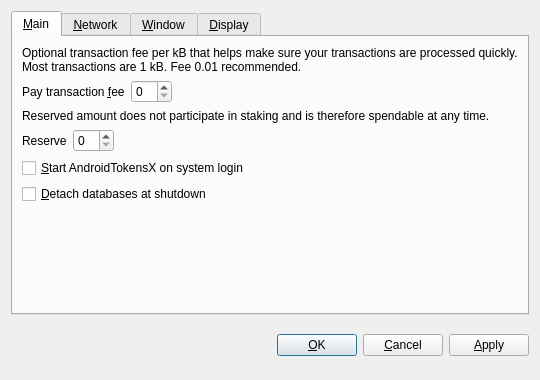
<?xml version="1.0" encoding="UTF-8"?>
<ui version="4.0">
 <class>OptionsDialog</class>
 <widget class="QDialog" name="OptionsDialog">
  <property name="geometry">
   <rect>
    <x>0</x>
    <y>0</y>
    <width>540</width>
    <height>380</height>
   </rect>
  </property>
  <property name="windowTitle">
   <string>Options</string>
  </property>
  <property name="modal">
   <bool>true</bool>
  </property>
  <layout class="QVBoxLayout" name="verticalLayout">
   <item>
    <widget class="QTabWidget" name="tabWidget">
     <property name="tabPosition">
      <enum>QTabWidget::North</enum>
     </property>
     <property name="currentIndex">
      <number>0</number>
     </property>
     <widget class="QWidget" name="tabMain">
      <attribute name="title">
       <string>&amp;Main</string>
      </attribute>
      <layout class="QVBoxLayout" name="verticalLayout_Main">
       <item>
        <widget class="QLabel" name="transactionFeeInfoLabel">
         <property name="text">
          <string>Optional transaction fee per kB that helps make sure your transactions are processed quickly. Most transactions are 1 kB. Fee 0.01 recommended.</string>
         </property>
         <property name="textFormat">
          <enum>Qt::PlainText</enum>
         </property>
         <property name="wordWrap">
          <bool>true</bool>
         </property>
        </widget>
       </item>
       <item>
        <layout class="QHBoxLayout" name="horizontalLayoutFee">
         <item>
          <widget class="QLabel" name="transactionFeeLabel">
           <property name="text">
            <string>Pay transaction &amp;fee</string>
           </property>
           <property name="textFormat">
            <enum>Qt::PlainText</enum>
           </property>
           <property name="buddy">
            <cstring>transactionFee</cstring>
           </property>
          </widget>
         </item>
         <item>
          <widget class="BitcoinAmountField" name="transactionFee"/>
         </item>
         <item>
          <spacer name="horizontalSpacerFee">
           <property name="orientation">
            <enum>Qt::Horizontal</enum>
           </property>
           <property name="sizeHint" stdset="0">
            <size>
             <width>40</width>
             <height>20</height>
            </size>
           </property>
          </spacer>
         </item>
        </layout>
       </item>
       <item>
        <widget class="QLabel" name="reserveBalanceInfoLabel">
         <property name="text">
          <string>Reserved amount does not participate in staking and is therefore spendable at any time.</string>
         </property>
         <property name="textFormat">
          <enum>Qt::PlainText</enum>
         </property>
         <property name="wordWrap">
          <bool>true</bool>
         </property>
        </widget>
       </item>
       <item>
        <layout class="QHBoxLayout" name="horizontalLayoutReserveBalance">
         <item>
          <widget class="QLabel" name="reserveBalanceLabel">
           <property name="text">
            <string>Reserve</string>
           </property>
           <property name="textFormat">
            <enum>Qt::PlainText</enum>
           </property>
           <property name="buddy">
            <cstring>reserveBalance</cstring>
           </property>
          </widget>
         </item>
         <item>
          <widget class="BitcoinAmountField" name="reserveBalance"/>
         </item>
         <item>
          <spacer name="horizontalSpacerReserveBalance">
           <property name="orientation">
            <enum>Qt::Horizontal</enum>
           </property>
           <property name="sizeHint" stdset="0">
            <size>
             <width>40</width>
             <height>20</height>
            </size>
           </property>
          </spacer>
         </item>
        </layout>
       </item>
       <item>
        <widget class="QCheckBox" name="bitcoinAtStartup">
         <property name="toolTip">
          <string>Automatically start AndroidTokensX after logging in to the system.</string>
         </property>
         <property name="text">
          <string>&amp;Start AndroidTokensX on system login</string>
         </property>
        </widget>
       </item>
       <item>
        <widget class="QCheckBox" name="detachDatabases">
         <property name="toolTip">
          <string>Detach block and address databases at shutdown. This means they can be moved to another data directory, but it slows down shutdown. The wallet is always detached.</string>
         </property>
         <property name="text">
          <string>&amp;Detach databases at shutdown</string>
         </property>
        </widget>
       </item>
       <item>
        <spacer name="verticalSpacer_Main">
         <property name="orientation">
          <enum>Qt::Vertical</enum>
         </property>
         <property name="sizeHint" stdset="0">
          <size>
           <width>20</width>
           <height>40</height>
          </size>
         </property>
        </spacer>
       </item>
      </layout>
     </widget>
     <widget class="QWidget" name="tabNetwork">
      <attribute name="title">
       <string>&amp;Network</string>
      </attribute>
      <layout class="QVBoxLayout" name="verticalLayout_Network">
       <item>
        <widget class="QCheckBox" name="mapPortUpnp">
         <property name="toolTip">
          <string>Automatically open the AndroidTokensX client port on the router. This only works when your router supports UPnP and it is enabled.</string>
         </property>
         <property name="text">
          <string>Map port using &amp;UPnP</string>
         </property>
        </widget>
       </item>
       <item>
        <widget class="QCheckBox" name="connectSocks">
         <property name="toolTip">
          <string>Connect to the AndroidTokensX network through a SOCKS proxy (e.g. when connecting through Tor).</string>
         </property>
         <property name="text">
          <string>&amp;Connect through SOCKS proxy:</string>
         </property>
        </widget>
       </item>
       <item>
        <layout class="QHBoxLayout" name="horizontalLayout_Network">
         <item>
          <widget class="QLabel" name="proxyIpLabel">
           <property name="text">
            <string>Proxy &amp;IP:</string>
           </property>
           <property name="textFormat">
            <enum>Qt::PlainText</enum>
           </property>
           <property name="buddy">
            <cstring>proxyIp</cstring>
           </property>
          </widget>
         </item>
         <item>
          <widget class="QValidatedLineEdit" name="proxyIp">
           <property name="maximumSize">
            <size>
             <width>140</width>
             <height>16777215</height>
            </size>
           </property>
           <property name="toolTip">
            <string>IP address of the proxy (e.g. 127.0.0.1)</string>
           </property>
          </widget>
         </item>
         <item>
          <widget class="QLabel" name="proxyPortLabel">
           <property name="text">
            <string>&amp;Port:</string>
           </property>
           <property name="textFormat">
            <enum>Qt::PlainText</enum>
           </property>
           <property name="buddy">
            <cstring>proxyPort</cstring>
           </property>
          </widget>
         </item>
         <item>
          <widget class="QLineEdit" name="proxyPort">
           <property name="maximumSize">
            <size>
             <width>55</width>
             <height>16777215</height>
            </size>
           </property>
           <property name="toolTip">
            <string>Port of the proxy (e.g. 9050)</string>
           </property>
          </widget>
         </item>
         <item>
          <widget class="QLabel" name="socksVersionLabel">
           <property name="text">
            <string>SOCKS &amp;Version:</string>
           </property>
           <property name="textFormat">
            <enum>Qt::PlainText</enum>
           </property>
           <property name="buddy">
            <cstring>socksVersion</cstring>
           </property>
          </widget>
         </item>
         <item>
          <widget class="QValueComboBox" name="socksVersion">
           <property name="toolTip">
            <string>SOCKS version of the proxy (e.g. 5)</string>
           </property>
          </widget>
         </item>
         <item>
          <spacer name="horizontalSpacer_Network">
           <property name="orientation">
            <enum>Qt::Horizontal</enum>
           </property>
           <property name="sizeHint" stdset="0">
            <size>
             <width>40</width>
             <height>20</height>
            </size>
           </property>
          </spacer>
         </item>
        </layout>
       </item>
       <item>
        <spacer name="verticalSpacer_Network">
         <property name="orientation">
          <enum>Qt::Vertical</enum>
         </property>
         <property name="sizeHint" stdset="0">
          <size>
           <width>20</width>
           <height>40</height>
          </size>
         </property>
        </spacer>
       </item>
      </layout>
     </widget>
     <widget class="QWidget" name="tabWindow">
      <attribute name="title">
       <string>&amp;Window</string>
      </attribute>
      <layout class="QVBoxLayout" name="verticalLayout_Window">
       <item>
        <widget class="QCheckBox" name="minimizeToTray">
         <property name="toolTip">
          <string>Show only a tray icon after minimizing the window.</string>
         </property>
         <property name="text">
          <string>&amp;Minimize to the tray instead of the taskbar</string>
         </property>
        </widget>
       </item>
       <item>
        <widget class="QCheckBox" name="minimizeOnClose">
         <property name="toolTip">
          <string>Minimize instead of exit the application when the window is closed. When this option is enabled, the application will be closed only after selecting Quit in the menu.</string>
         </property>
         <property name="text">
          <string>M&amp;inimize on close</string>
         </property>
        </widget>
       </item>
       <item>
        <spacer name="verticalSpacer_Window">
         <property name="orientation">
          <enum>Qt::Vertical</enum>
         </property>
         <property name="sizeHint" stdset="0">
          <size>
           <width>20</width>
           <height>40</height>
          </size>
         </property>
        </spacer>
       </item>
      </layout>
     </widget>
     <widget class="QWidget" name="tabDisplay">
      <attribute name="title">
       <string>&amp;Display</string>
      </attribute>
      <layout class="QVBoxLayout" name="verticalLayout_Display">
       <item>
        <layout class="QHBoxLayout" name="horizontalLayout_1_Display">
         <item>
          <widget class="QLabel" name="langLabel">
           <property name="text">
            <string>User Interface &amp;language:</string>
           </property>
           <property name="textFormat">
            <enum>Qt::PlainText</enum>
           </property>
           <property name="buddy">
            <cstring>lang</cstring>
           </property>
          </widget>
         </item>
         <item>
          <widget class="QValueComboBox" name="lang">
           <property name="toolTip">
            <string>The user interface language can be set here. This setting will take effect after restarting AndroidTokensX.</string>
           </property>
          </widget>
         </item>
        </layout>
       </item>
       <item>
        <layout class="QHBoxLayout" name="horizontalLayout_2_Display">
         <item>
          <widget class="QLabel" name="unitLabel">
           <property name="text">
            <string>&amp;Unit to show amounts in:</string>
           </property>
           <property name="textFormat">
            <enum>Qt::PlainText</enum>
           </property>
           <property name="buddy">
            <cstring>unit</cstring>
           </property>
          </widget>
         </item>
         <item>
          <widget class="QValueComboBox" name="unit">
           <property name="toolTip">
            <string>Choose the default subdivision unit to show in the interface and when sending coins.</string>
           </property>
          </widget>
         </item>
        </layout>
       </item>
       <item>
        <widget class="QCheckBox" name="displayAddresses">
         <property name="toolTip">
          <string>Whether to show AndroidTokensX addresses in the transaction list or not.</string>
         </property>
         <property name="text">
          <string>&amp;Display addresses in transaction list</string>
         </property>
        </widget>
       </item>
       <item>
        <widget class="QCheckBox" name="coinControlFeatures">
         <property name="toolTip">
          <string>Whether to show coin control features or not.</string>
         </property>
         <property name="text">
          <string>Display coin &amp;control features (experts only!)</string>
         </property>
        </widget>
       </item>
       <item>
        <spacer name="verticalSpacer_Display">
         <property name="orientation">
          <enum>Qt::Vertical</enum>
         </property>
         <property name="sizeHint" stdset="0">
          <size>
           <width>20</width>
           <height>40</height>
          </size>
         </property>
        </spacer>
       </item>
      </layout>
     </widget>
    </widget>
   </item>
   <item>
    <layout class="QHBoxLayout" name="horizontalLayout_Buttons">
     <item>
      <spacer name="horizontalSpacer_1">
       <property name="orientation">
        <enum>Qt::Horizontal</enum>
       </property>
       <property name="sizeHint" stdset="0">
        <size>
         <width>40</width>
         <height>48</height>
        </size>
       </property>
      </spacer>
     </item>
     <item>
      <widget class="QLabel" name="statusLabel">
       <property name="font">
        <font>
         <weight>75</weight>
         <bold>true</bold>
        </font>
       </property>
       <property name="text">
        <string/>
       </property>
       <property name="textFormat">
        <enum>Qt::PlainText</enum>
       </property>
       <property name="wordWrap">
        <bool>true</bool>
       </property>
      </widget>
     </item>
     <item>
      <spacer name="horizontalSpacer_2">
       <property name="orientation">
        <enum>Qt::Horizontal</enum>
       </property>
       <property name="sizeHint" stdset="0">
        <size>
         <width>40</width>
         <height>48</height>
        </size>
       </property>
      </spacer>
     </item>
     <item>
      <widget class="QPushButton" name="okButton">
       <property name="text">
        <string>&amp;OK</string>
       </property>
      </widget>
     </item>
     <item>
      <widget class="QPushButton" name="cancelButton">
       <property name="text">
        <string>&amp;Cancel</string>
       </property>
       <property name="autoDefault">
        <bool>false</bool>
       </property>
      </widget>
     </item>
     <item>
      <widget class="QPushButton" name="applyButton">
       <property name="text">
        <string>&amp;Apply</string>
       </property>
       <property name="autoDefault">
        <bool>false</bool>
       </property>
      </widget>
     </item>
    </layout>
   </item>
  </layout>
 </widget>
 <customwidgets>
  <customwidget>
   <class>BitcoinAmountField</class>
   <extends>QSpinBox</extends>
   <header>bitcoinamountfield.h</header>
  </customwidget>
  <customwidget>
   <class>QValueComboBox</class>
   <extends>QComboBox</extends>
   <header>qvaluecombobox.h</header>
  </customwidget>
  <customwidget>
   <class>QValidatedLineEdit</class>
   <extends>QLineEdit</extends>
   <header>qvalidatedlineedit.h</header>
  </customwidget>
 </customwidgets>
 <resources/>
 <connections/>
</ui>
